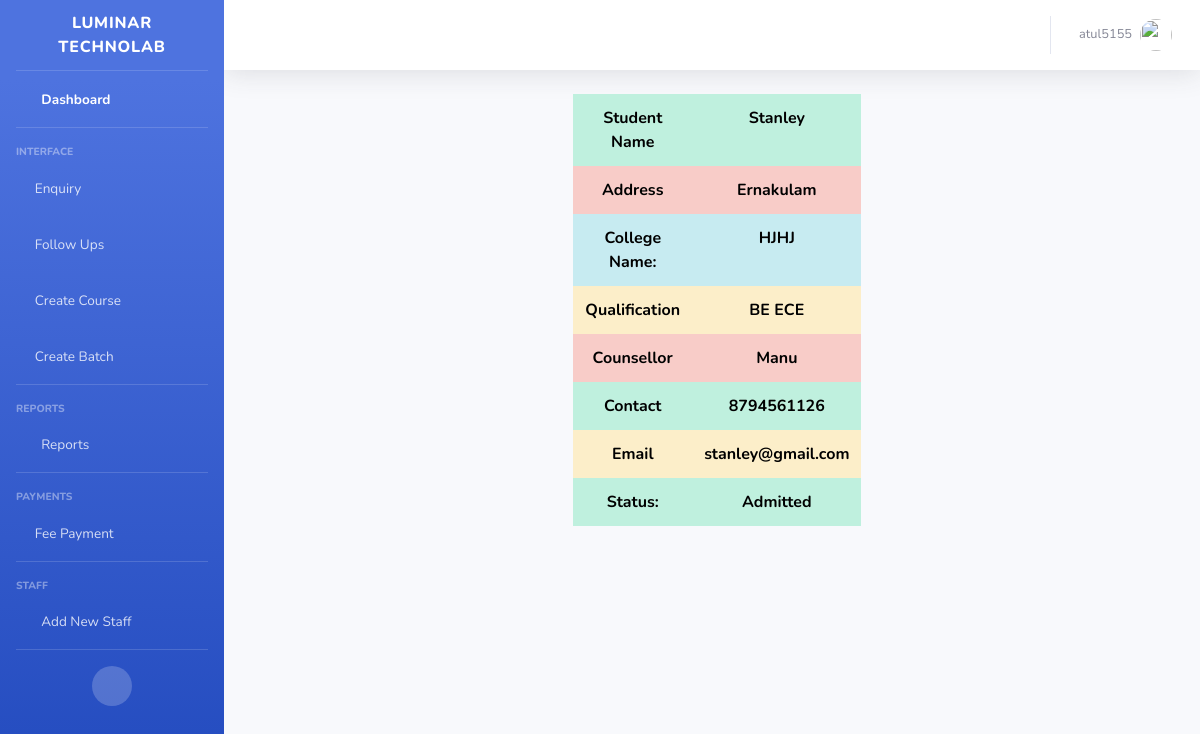
Screenshot of /index_adm/edf44ede-12dc-4fa1-ac5a-c5a4a2b5d77b (signed in) with the database file from the repository.
### studentenquiry/models.py (models this page shows, shortened)
class Enquiry(models.Model):
    enquiryid = models.UUIDField(primary_key=True, default=uuid.uuid4, editable=False)
    studentname=models.CharField(max_length=100)
    address=models.TextField()
    qualification=models.CharField(max_length=50)
    collegename=models.CharField(max_length=100)
    course=models.ForeignKey(Course,on_delete=models.CASCADE)
    batch=models.ForeignKey(Batch,on_delete=models.CASCADE)
    counsellor=models.ForeignKey(Counsellor,on_delete=models.CASCADE)
    source=models.CharField(max_length=100)
    contact=models.IntegerField()
    email=models.EmailField(unique=True)
    enquirydate=models.DateField(default=date.today())
    followup_date=models.DateField()
    action=(
        ('1','Call_back'),
        ('2','Admitted'),
        ('3','Cancel')
    )
    status=models.CharField(max_length=20,choices=action)

class Counsellor(models.Model):
    counsellor_name = models.CharField(max_length=120)

### studentenquiry/views.py (the view)
# urls.py: path('index_adm/<str:pk>',AdmView.as_view(),name='index_admdetails'),
class AdmView(TemplateView):
    model=Admission
    template_name = "admission/index_admview.html"
    @method_decorator(login_required)
    def dispatch(self, request, *args, **kwargs):
        return super(AdmView, self).dispatch(request, *args, **kwargs)
    def get(self, request, *args, **kwargs):
        id=self.kwargs.get('pk')
        print("Enquiry Id:",id)
        from django.db.models import Case, When, Value, CharField
        choice = dict(Enquiry._meta.get_field('status').flatchoices)
        print("Choice:", choice)
        status_value = [When(status=k, then=Value(v)) for k, v in choice.items()]
        qs=Enquiry.objects.filter(enquiryid=id).annotate(std_status=Case(*status_value,output_field=CharField())).\
            values('studentname','address','qualification','collegename',
                                                       'counsellor__counsellor_name','contact','email','std_status')
        print("Adm View:",qs)
        context={'details':qs}
        return render(request,self.template_name,context)

### templates/admission/index_admview.html
{% extends 'base.html' %}
{% block content %}
    <div class="container">
        <div class="row">
            <div class="col-md-4"></div>
            <div class="col-md-4">
                <table class="table table-borderless">
                    <thead>
                    <tr class="table-success"  style="text-align:center;">
                        <th>Student Name</th>
                        {% for item in details %}
                        <td>{{item.studentname}}</td>
                        {% endfor %}
                    </tr>
                    <tr class="table-danger" style="text-align:center;">
                        <th>Address</th>
                        {% for item in details %}
                        <td>{{item.address}}</td>
                        {% endfor %}
                    </tr>
                    <tr class="table-info"  style="text-align:center;">
                        <th>College Name:</th>
                        {% for item in details %}
                        <td>{{item.collegename}}</td>
                        {% endfor %}
                    </tr>
                    <tr class="table-warning"  style="text-align:center;">
                        <th>Qualification</th>
                        {% for item in details %}
                        <td>{{item.qualification}}</td>
                        {% endfor %}
                    </tr>
                    <tr class="table-danger"  style="text-align:center;">
                        <th>Counsellor</th>
                         {% for item in details %}
                        <td>{{item.counsellor__counsellor_name}}</td>
                        {% endfor %}
                    </tr>
                    <tr class="table-success"  style="text-align:center;">
                        <th>Contact</th>
                         {% for item in details %}
                        <td>{{item.contact}}</td>
                        {% endfor %}
                    </tr>
                    <tr class="table-warning"  style="text-align:center;">
                        <th>Email</th>
                        {% for item in details %}
                        <td>{{item.email}}</td>
                        {% endfor %}
                    </tr>
                    <tr class="table-success"  style="text-align:center;">
                        <th>Status:</th>
                        {% for item in details %}
                        <td>{{item.std_status}}</td>
                        {% endfor %}
                    </tr>
                    </thead>
                </table>
            </div>
            <div class="col-md-4"></div>
        </div>
    </div>
{% endblock %}

### templates/base.html (shortened to what this page needs)
<!DOCTYPE html>
{% load static %}
<html lang="en">
<head>
  <link href="{% static 'vendor/fontawesome-free/css/all.min.css' %}" rel="stylesheet" type="text/css">
  <link rel="stylesheet" href="{% static 'css/enq_project.css' %}">
  <link rel="stylesheet" href="{% static 'css/batch.css' %}">
  <link rel="stylesheet" href="{% static 'css/courses.css' %}">
  <link rel="stylesheet" href="{% static 'css/report.css' %}">
  <link rel="stylesheet" href="{% static 'css/payment.css' %}">
  <link rel="stylesheet" href="{% static 'css/follow.css' %}">
  <link href="{% static 'css/sb-admin-2.min.css' %}" rel="stylesheet">
  <link href="{% static 'vendor/datatables/dataTables.bootstrap4.min.css' %}" rel="stylesheet">
</head>
<body >
<div id="wrapper">
  <ul class="navbar-nav bg-gradient-primary sidebar sidebar-dark accordion" id="accordionSidebar">
      <a class="sidebar-brand d-flex align-items-center justify-content-center" href="">
        <div class="sidebar-brand-text mx-3">Luminar Technolab</div>
      </a>
      <hr class="sidebar-divider my-0">
      <li class="nav-item active">
        <a class="nav-link" href="{% url 'index' %}">
          <i class="fas fa-fw fa-tachometer-alt"></i>
          <span>Dashboard</span></a>
      </li>
      <hr class="sidebar-divider">
      <div class="sidebar-heading">
        Interface
      </div>
      <li class="nav-item">
        <a class="nav-link collapsed" href="#" data-toggle="collapse" data-target="#collapseTwo" aria-expanded="true" aria-controls="collapseTwo">
          <i class="fa fa-edit"></i>
          <span>Enquiry</span>
        </a>
      </li>
      <li class="nav-item">
        <a class="nav-link collapsed" href="#" data-toggle="collapse" data-target="#collapseUtilities" aria-expanded="true" aria-controls="collapseUtilities">
          <i class="fa fa-calendar"></i>
          <span>Follow Ups</span>
        </a>
      </li>
      <li class="nav-item">
        <a class="nav-link" href="{%url 'createcourse'%}">
          <i class="fa fa-book"></i>
          <span>Create Course</span></a>
      </li>
    <li class="nav-item">
      <a class="nav-link" href="{%url 'createbatch'%}">
        <i class="fa fa-folder-open"></i>
        <span>Create Batch</span></a>
    </li>
    <hr class="sidebar-divider">
    <div class="sidebar-heading">Reports</div>
    <li class="nav-item">
      <a class="nav-link collapsed" href="#" data-toggle="collapse" data-target="#collapsePages" aria-expanded="true" aria-controls="collapsePages">
        <i class="fas fa-fw fa-folder"></i>
        <span>Reports</span>
      </a>
    </li>
    <hr class="sidebar-divider">
    <div class="sidebar-heading">Payments</div>
    <li class="nav-item">
      <a class="nav-link collapsed" href="#" data-toggle="collapse" data-target="#collapsePayments" aria-expanded="true" aria-controls="collapsePages">
        <i class="far fa-credit-card"></i>
        <span>Fee Payment</span>
      </a>
    </li>
    <hr class="sidebar-divider">
    <div class="sidebar-heading">Staff</div>
    <li class="nav-item">
      <a class="nav-link collapsed" href="#" data-toggle="collapse" data-target="#collapseStaff" aria-expanded="true" aria-controls="collapsePages">
        <i class="fas fa-fw fa-user"></i>
        <span>Add New Staff</span>
      </a>
    </li>
    <hr class="sidebar-divider">
    <div class="text-center d-none d-md-inline">
      <button class="rounded-circle border-0" id="sidebarToggle"></button>
    </div>
  </ul>
  <div id="content-wrapper" class="d-flex flex-column">
    <div id="content">
      <nav class="navbar navbar-expand navbar-light bg-white topbar mb-4 static-top shadow">
        <ul class="navbar-nav ml-auto">
            <li class="nav-item dropdown no-arrow mx-1">
              <a class="nav-link dropdown-toggle" href="#" id="alertsDropdown" role="button" data-toggle="dropdown" aria-haspopup="true" aria-expanded="false">
                <i class="fas fa-bell fa-fw"></i>
              </a>
            </li>
            <li class="nav-item dropdown no-arrow mx-1">
              <a class="nav-link dropdown-toggle" href="#" id="messagesDropdown" role="button" data-toggle="dropdown" aria-haspopup="true" aria-expanded="false">
                <i class="fas fa-envelope fa-fw"></i>
              </a>
            </li>
          <li class="nav-item dropdown no-arrow">
            <a class="nav-link dropdown-toggle" href="#" id="userDropdown" role="button" data-toggle="dropdown" aria-haspopup="true" aria-expanded="false">
              <span class="mr-2 d-none d-lg-inline text-gray-600 small">{{request.user}}</span>
              <img class="img-profile rounded-circle" src="https://source.unsplash.com/QAB-WJcbgJk/60x60">
            </a>
            </li>
        </ul>
      </nav>
<div class="container-fluid">
  {% block content %}
  {% endblock %}
</div>
    </div>
  </div>
</div>
</body>
</html>

### studentenquiry/static/css/enq_project.css (style rules this page uses)
td { text-align:center; color:black; font-weight:bolder; }
th { text-align:center; color:black; font-weight:bolder; }

### studentenquiry/static/css/courses.css (style rules this page uses)
td,th { text-align:center; }

### rows the page displays
Enquiry: studentname "Stanley", address "Ernakulam", qualification "BE ECE", email "stanley@gmail.com"
Counsellor: counsellor__counsellor_name "Manu"

### other values shown
{{ request.user }} "atul5155"
{{ item.collegename }} "HJHJ"
{{ item.contact }} "8794561126"
{{ item.std_status }} "Admitted"
